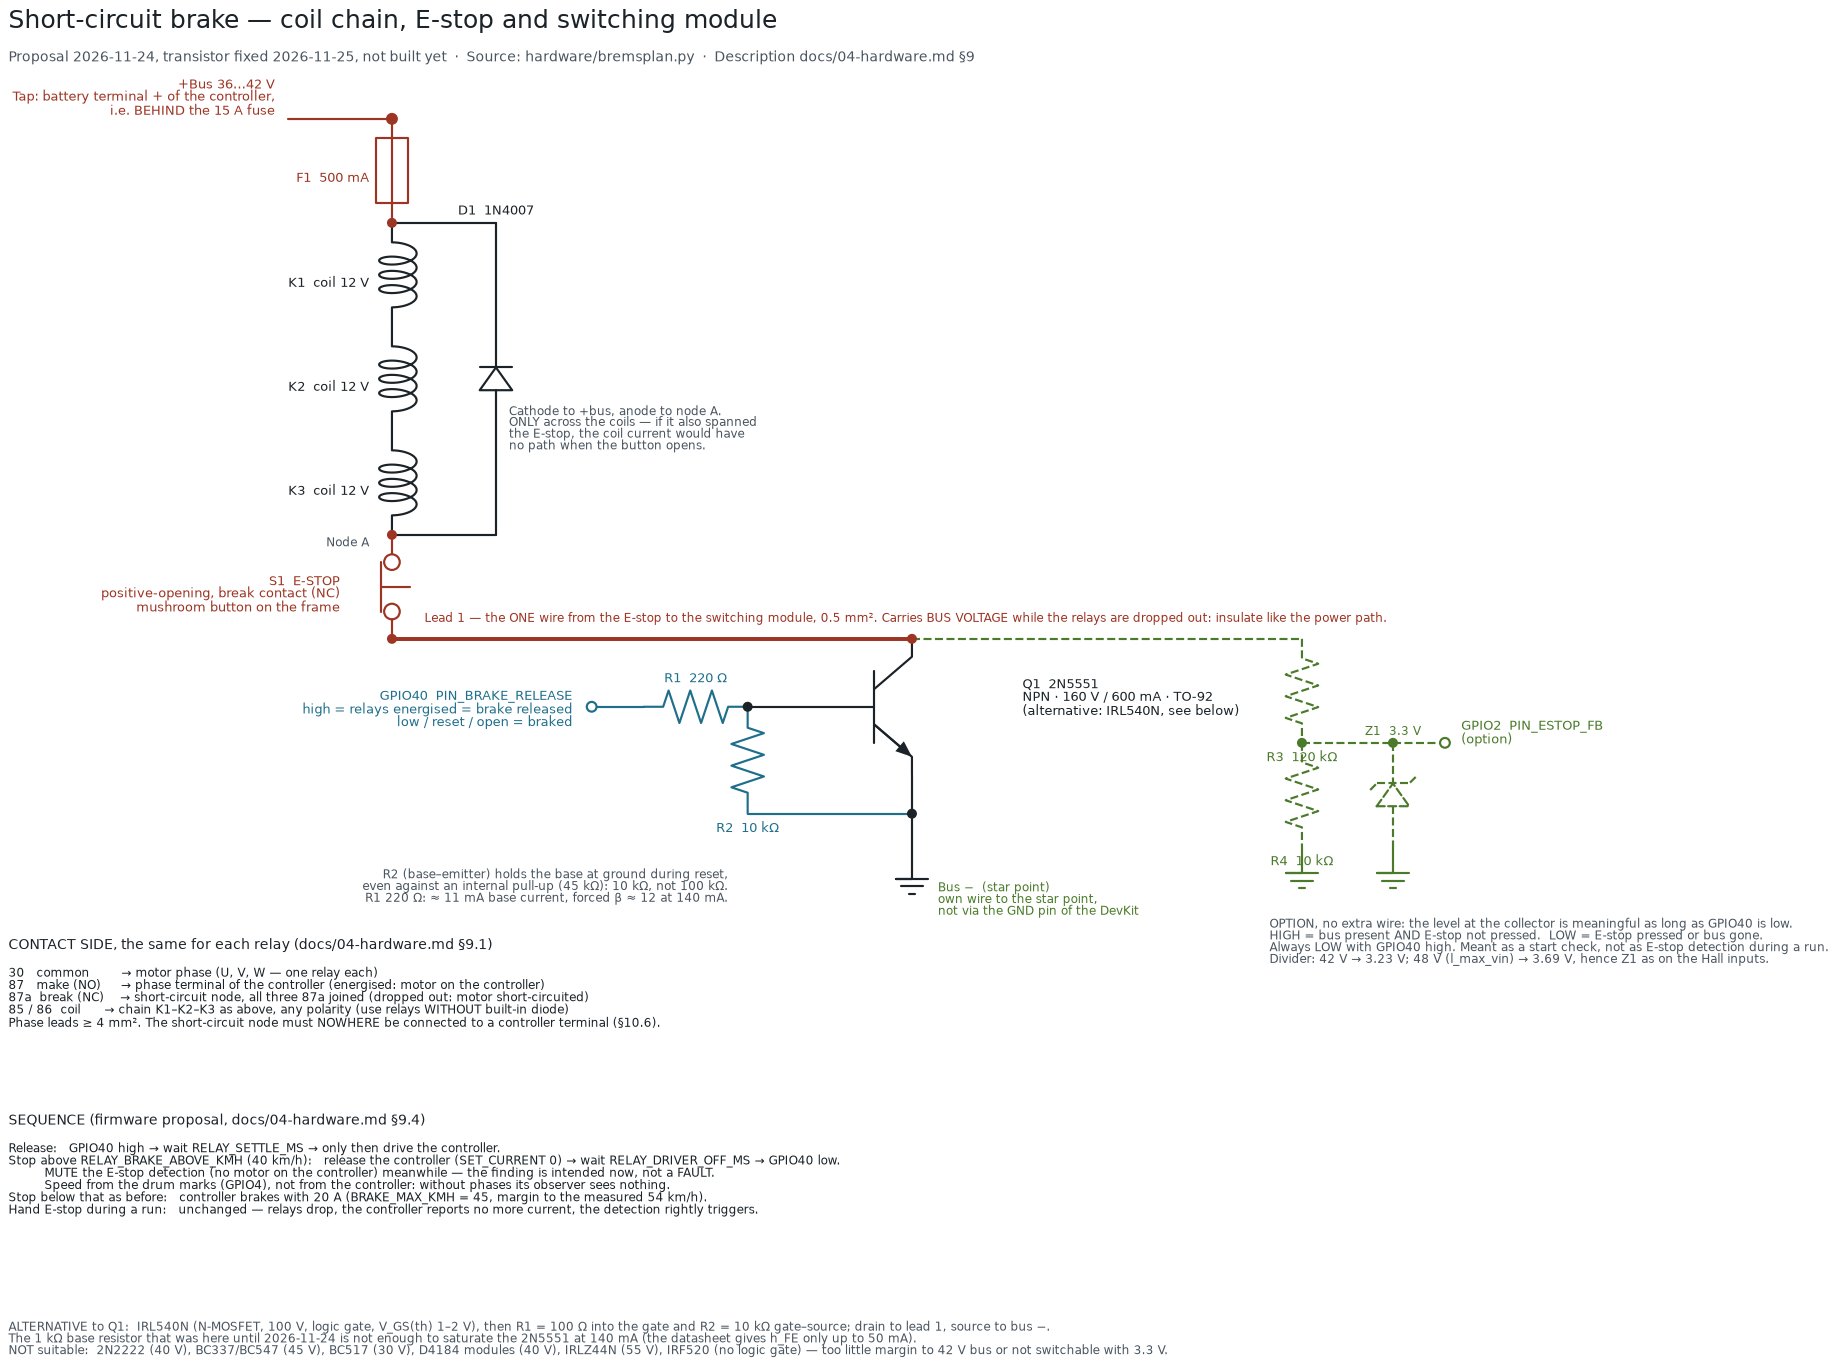

Python code for this plot:
#!/usr/bin/env python3
"""Circuit detail of the short-circuit brake: coil chain, E-stop, switching module.

The circuit diagram (hardware/schaltplan.py) shows the brake as one box. This
plan shows what is inside and how the ESP32 triggers it. Proposal of
2026-11-24, docs/04-hardware.md §9 — not built yet.

The source is this text; the PDF is generated from it:

    .venv/bin/python hardware/bremsplan.py

Produces hardware/bremsplan.pdf and hardware/bremsplan.png.
The wiring wire by wire is in hardware/bremsverdrahtung.py.

TOPOLOGY (builder's decision, 2026-11-24): the three relay coils are in series
on the +bus, the lower end of the chain goes to the E-stop, and from the E-stop
EXACTLY ONE lead goes to the switching module. There a transistor pulls this lead
to ground. Relays energised = motor on the controller = brake released, only if BOTH
are closed: the E-stop (hand) AND the transistor (ESP32, GPIO40 high). If either
goes away — hand, reset, program error, broken wire, bus gone — the chain drops
out and the motor is short-circuited.

DATASHEET VALUES (onsemi/Diotec 2N5551): V_CEO 160 V, I_C 600 mA, h_FE 80 to 250,
V_CE(sat) 0.2 V at I_C = 50 mA / I_B = 5 mA, P_tot 625 mW. With 220 ohm at 3.3 V
about 11 mA of base current flows, forced beta 12 at 140 mA coil current: saturated.
The proof is the measurement U_CE < 0.3 V with the chain energised (test step 3 in
docs/04-hardware.md §9.5). 2N5551 and 1N4007 come from the existing assortment
(decision 2026-11-25). Alternative, if a logic MOSFET is at hand: IRL540N
(100 V, V_GS(th) 1 to 2 V), then 100 ohm into the gate and 10 kohm gate-source.
"""
import schemdraw
from schemdraw import elements as elm

schemdraw.use('matplotlib')

INK = '#1b2328'
MUT = '#4a5560'
PWR = '#9c3524'   # power path / bus voltage
SIG = '#1f6f8b'   # logic 3.3 V
AUX = '#4a7a2a'   # ground / option


def note(d, xy, text, color=MUT, size=7, halign='left', valign='top'):
    d += elm.Label().at(xy).label(text, fontsize=size, color=color,
                                  halign=halign, valign=valign)


with schemdraw.Drawing(show=False) as d:
    d.config(unit=1.6, fontsize=8, lw=1.2, color=INK)

    # ------------------------------------------------------------- title
    note(d, (-6.0, 4.2), 'Short-circuit brake — coil chain, E-stop and switching module',
         INK, 14)
    note(d, (-6.0, 3.55),
         'Proposal 2026-11-24, transistor fixed 2026-11-25, not built yet  ·  Source: hardware/bremsplan.py  ·  '
         'Description docs/04-hardware.md §9', MUT, 7.5)

    # --------------------------------------------------- coil chain on the left
    TOP = (0.0, 2.6)
    d += elm.Dot().at(TOP).color(PWR)
    d += elm.Line().at(TOP).left(1.6).color(PWR)
    note(d, (-1.7, 2.75), '+Bus 36…42 V\nTap: battery terminal + of the controller,\n'
         'i.e. BEHIND the 15 A fuse', PWR, 7, 'right', 'bottom')

    d += elm.Fuse().down().at(TOP).color(PWR)
    note(d, (-0.45, TOP[1] - 0.8), 'F1  500 mA', PWR, 7, 'right', 'center')
    d += elm.Dot(radius=0.06).color(PWR)
    N1 = d.here
    for k in ('K1', 'K2', 'K3'):
        y0 = d.here[1]
        d += elm.Inductor2(loops=3).down()
        note(d, (-0.45, (y0 + d.here[1]) / 2), f'{k}  coil 12 V', INK, 7, 'right', 'center')
    d += elm.Dot(radius=0.06).color(PWR)
    NA = d.here        # lower end of the coil chain
    note(d, (-0.45, NA[1]), 'Node A', MUT, 6.5, 'right', 'center')

    # Flyback diode parallel to the CHAIN, not across the E-stop as well
    d += elm.Line().at(NA).right(1.6)
    d += elm.Diode().up().toy(N1[1]).label('D1  1N4007', loc='right', fontsize=7)
    d += elm.Line().left(1.6)
    note(d, (1.9, (N1[1] + NA[1]) / 2 - 0.3),
         'Cathode to +bus, anode to node A.\nONLY across the coils — if it also spanned\n'
         'the E-stop, the coil current would have\nno path when the button opens.',
         MUT, 6.5)

    # E-stop: positive-opening break contact (NC) below the chain
    d += elm.Button(nc=True).down().at(NA).color(PWR)
    NB = d.here
    note(d, (-0.9, (NA[1] + NB[1]) / 2),
         'S1  E-STOP\npositive-opening, break contact (NC)\nmushroom button on the frame', PWR, 7, 'right', 'center')
    d += elm.Dot(radius=0.06).color(PWR)

    # ------------------------------------------------ the ONE lead
    WIRE_END = (NB[0] + 8.0, NB[1])
    d += elm.Line().at(NB).to(WIRE_END).color(PWR).linewidth(2.2)
    note(d, (NB[0] + 0.4, NB[1] + 0.12),
         'Lead 1 — the ONE wire from the E-stop to the switching module, 0.5 mm². '
         'Carries BUS VOLTAGE while the relays are dropped out: insulate like the power path.',
         PWR, 6.8, 'left', 'bottom')

    # --------------------------------------------------- switching module on the right
    d += elm.Dot(radius=0.06).at(WIRE_END).color(PWR)
    Q1 = elm.BjtNpn(circle=False).scale(1.5).at(WIRE_END).anchor('collector')
    d += Q1
    note(d, (Q1.collector[0] + 1.6, Q1.collector[1] - 1.0),
         'Q1  2N5551\nNPN · 160 V / 600 mA · TO-92\n(alternative: IRL540N, see below)', INK, 7, 'left', 'center')
    d += elm.Line().at(Q1.emitter).down(0.6)
    SRC = d.here
    d += elm.Dot(radius=0.06)
    d += elm.Line().down(0.6)
    d += elm.Ground()
    note(d, (SRC[0] + 0.3, SRC[1] - 0.95),
         'Bus −  (star point)\nown wire to the star point,\nnot via the GND pin of the DevKit',
         AUX, 6.5, 'left', 'top')

    # gate network
    d += elm.Line().at(Q1.base).left(1.4)
    G = d.here
    d += elm.Dot(radius=0.06)
    d += elm.Resistor().left().at(G).label('R1  220 Ω', loc='top', fontsize=7).color(SIG)
    d += elm.Line().left(0.8).color(SIG)
    d += elm.Dot(open=True).color(SIG)
    PIN = d.here
    note(d, (PIN[0] - 0.2, PIN[1] + 0.35),
         'GPIO40  PIN_BRAKE_RELEASE\nhigh = relays energised = brake released\n'
         'low / reset / open = braked', SIG, 7, 'right', 'top')
    d += elm.Resistor().down().at(G).toy(SRC[1]).label('R2  10 kΩ', loc='left', fontsize=7).color(SIG)
    d += elm.Line().to(SRC).color(SIG)
    note(d, (G[0] - 0.4, SRC[1] - 0.95),
         'R2 (base–emitter) holds the base at ground during reset,\neven against an internal pull-up (45 kΩ): 10 kΩ, not 100 kΩ.\n'
         'R1 220 Ω: ≈ 11 mA base current, forced β ≈ 12 at 140 mA.', MUT, 6.5, 'right', 'top')

    # option feedback: divider at the drain node
    d += elm.Line().at(WIRE_END).right(6.0).color(AUX).linestyle('--')
    d += elm.Resistor().down().label('R3  120 kΩ', loc='left', fontsize=7).color(AUX).linestyle('--')
    FB = d.here
    d += elm.Dot(radius=0.06).color(AUX)
    d += elm.Resistor().down().label('R4  10 kΩ', loc='left', fontsize=7).color(AUX).linestyle('--')
    d += elm.Ground().color(AUX)
    d += elm.Line().at(FB).right(1.4).color(AUX).linestyle('--')
    ZT = d.here
    d += elm.Dot(radius=0.06).color(AUX)
    d += elm.Line().right(0.8).color(AUX).linestyle('--')
    d += elm.Dot(open=True).color(AUX)
    note(d, (d.here[0] + 0.15, d.here[1] + 0.05), 'GPIO2  PIN_ESTOP_FB\n(option)', AUX, 7, 'left', 'center')
    d += elm.Zener().down().reverse().at(ZT).label('Z1  3.3 V', loc='right', fontsize=6.5).color(AUX).linestyle('--')
    d += elm.Ground().color(AUX)
    note(d, (WIRE_END[0] + 5.4, FB[1] - 2.6),
         'OPTION, no extra wire: the level at the collector is meaningful as long as GPIO40 is low.\n'
         'HIGH = bus present AND E-stop not pressed.  LOW = E-stop pressed or bus gone.\n'
         'Always LOW with GPIO40 high. Meant as a start check, not as E-stop detection during a run.\n'
         'Divider: 42 V → 3.23 V; 48 V (l_max_vin) → 3.69 V, hence Z1 as on the Hall inputs.',
         MUT, 6.5)

    # ------------------------------------------- contact side of one relay
    CX, CY = -6.0, NB[1] - 4.5
    note(d, (CX, CY), 'CONTACT SIDE, the same for each relay (docs/04-hardware.md §9.1)', INK, 8)
    note(d, (CX, CY - 0.45),
         '30   common        → motor phase (U, V, W — one relay each)\n'
         '87   make (NO)     → phase terminal of the controller (energised: motor on the controller)\n'
         '87a  break (NC)    → short-circuit node, all three 87a joined (dropped out: motor short-circuited)\n'
         '85 / 86  coil      → chain K1–K2–K3 as above, any polarity (use relays WITHOUT built-in diode)\n'
         'Phase leads ≥ 4 mm². The short-circuit node must NOWHERE be connected to a controller terminal (§10.6).',
         INK, 6.8)

    FY = CY - 2.7
    note(d, (CX, FY), 'SEQUENCE (firmware proposal, docs/04-hardware.md §9.4)', INK, 8)
    note(d, (CX, FY - 0.45),
         'Release:   GPIO40 high → wait RELAY_SETTLE_MS → only then drive the controller.\n'
         'Stop above RELAY_BRAKE_ABOVE_KMH (40 km/h):   release the controller (SET_CURRENT 0) → wait RELAY_DRIVER_OFF_MS → GPIO40 low.\n'
         '         MUTE the E-stop detection (no motor on the controller) meanwhile — the finding is intended now, not a FAULT.\n'
         '         Speed from the drum marks (GPIO4), not from the controller: without phases its observer sees nothing.\n'
         'Stop below that as before:   controller brakes with 20 A (BRAKE_MAX_KMH = 45, margin to the measured 54 km/h).\n'
         'Hand E-stop during a run:   unchanged — relays drop, the controller reports no more current, the detection rightly triggers.',
         INK, 6.8)

    note(d, (CX, FY - 3.2),
         'ALTERNATIVE to Q1:  IRL540N (N-MOSFET, 100 V, logic gate, V_GS(th) 1–2 V), then R1 = 100 Ω into the gate and R2 = 10 kΩ gate–source; drain to lead 1, source to bus −.\n'
         'The 1 kΩ base resistor that was here until 2026-11-24 is not enough to saturate the 2N5551 at 140 mA (the datasheet gives h_FE only up to 50 mA).\n'
         'NOT suitable:  2N2222 (40 V), BC337/BC547 (45 V), BC517 (30 V), D4184 modules (40 V), IRLZ44N (55 V), IRF520 (no logic gate) — too little margin to 42 V bus or not switchable with 3.3 V.',
         MUT, 6.5)

    d.save('hardware/bremsplan.pdf')
    d.save('hardware/bremsplan.png', dpi=130)
print('ok')
